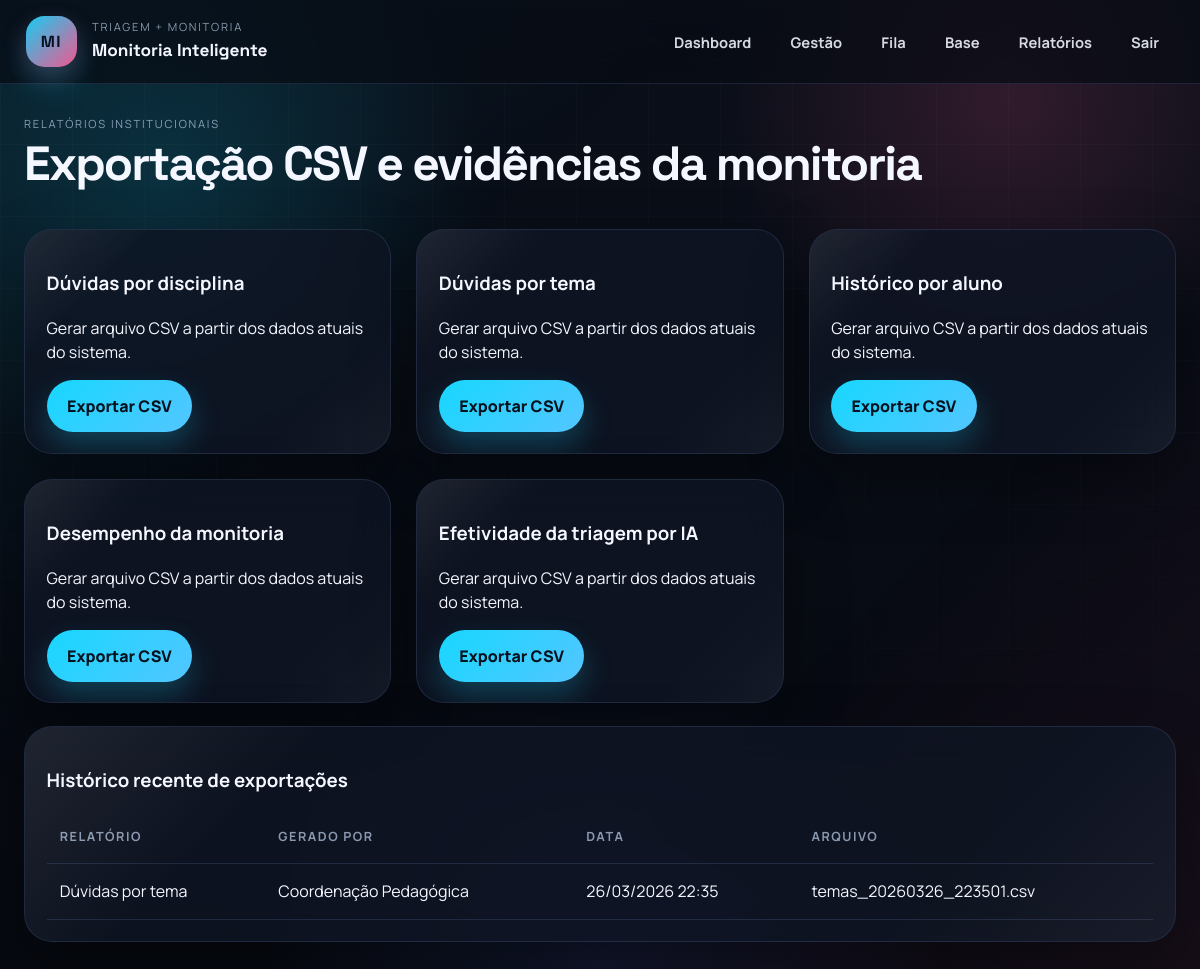
/reports/ (signed in), run on the app's committed database.
### app/models/domain.py (models this page shows, shortened)
class TimestampMixin:
    created_at = db.Column(db.DateTime, default=utcnow, nullable=False)
    updated_at = db.Column(
        db.DateTime,
        default=utcnow,
        onupdate=utcnow,
        nullable=False,
    )

class ReportSnapshot(TimestampMixin, db.Model):
    __tablename__ = "report_snapshots"
    id = db.Column(db.Integer, primary_key=True)
    name = db.Column(db.String(180), nullable=False)
    report_type = db.Column(db.String(50), nullable=False)
    generated_by_id = db.Column(db.Integer, db.ForeignKey("users.id"), nullable=False)
    filters_json = db.Column(db.JSON)
    csv_path = db.Column(db.String(255), nullable=False)
    generated_by = db.relationship("User", back_populates="generated_reports")

class User(UserMixin, TimestampMixin, db.Model):
    __tablename__ = "users"
    id = db.Column(db.Integer, primary_key=True)
    full_name = db.Column(db.String(120), nullable=False)
    username = db.Column(db.String(64), unique=True, nullable=False, index=True)
    email = db.Column(db.String(120), unique=True, nullable=False, index=True)
    role = db.Column(db.String(20), nullable=False, default="student", index=True)
    password_hash = db.Column(db.String(255), nullable=False)
    is_active_user = db.Column(db.Boolean, default=True, nullable=False)
    phone = db.Column(db.String(30))
    bio = db.Column(db.Text)
    last_login_at = db.Column(db.DateTime)
    memberships = db.relationship(
        "DisciplineMembership",
        back_populates="user",
        cascade="all, delete-orphan",
    )
    submitted_tickets = db.relationship(
        "QuestionTicket",
        back_populates="student",
        foreign_keys="QuestionTicket.student_id",
    )
    assigned_tickets = db.relationship(
        "QuestionTicket",
        back_populates="assigned_monitor",
        foreign_keys="QuestionTicket.assigned_monitor_id",
    )
    human_responses = db.relationship("HumanResponse", back_populates="responder")
    feedback_entries = db.relationship("ResponseFeedback", back_populates="student")
    validated_items = db.relationship(
        "KnowledgeBaseItem",
        back_populates="validated_by",
        foreign_keys="KnowledgeBaseItem.validated_by_id",
    )
    suggested_items = db.relationship(
        "KnowledgeBaseItem",
        back_populates="suggested_by",
        foreign_keys="KnowledgeBaseItem.suggested_by_id",
    )
    monitor_shifts = db.relationship("MonitorShift", back_populates="monitor")
    monitor_topics = db.relationship(
        "MonitorTopic",
        back_populates="monitor",
        cascade="all, delete-orphan",
    )
    alerts = db.relationship(
        "RiskAlert",
        back_populates="student",
        foreign_keys="RiskAlert.student_id",
    )
    generated_reports = db.relationship("ReportSnapshot", back_populates="generated_by")
    audit_logs = db.relationship("AuditLog", back_populates="actor")
    @property
    def is_active(self):
        return self.is_active_user
    @property
    def dashboard_endpoint(self):
        endpoints = {
            "student": "student.dashboard",
            "monitor": "monitor.dashboard",
            "teacher": "teacher.dashboard",
            "admin": "admin.dashboard",
        }
        return endpoints.get(self.role, "main.index")

### app/reports/routes.py (the view)
@reports_bp.route("/")
@login_required
@roles_required("teacher", "admin")
def index():
    snapshots = ReportSnapshot.query.order_by(ReportSnapshot.created_at.desc()).limit(10).all()
    return render_template("reports/index.html", report_labels=REPORT_LABELS, snapshots=snapshots)

### app/__init__.py (called while the page is built)
def register_context_processors(app):
    @app.context_processor
    def inject_globals():
        return {
            "user_roles": USER_ROLES,
            "question_types": QUESTION_TYPES,
            "urgency_levels": URGENCY_LEVELS,
            "ticket_statuses": TICKET_STATUSES,
            "intervention_types": INTERVENTION_TYPES,
            "label_from": label_from,
        }

### app/models/domain.py (called while the page is built)
@login_manager.user_loader
def load_user(user_id):
    return db.session.get(User, int(user_id))

### app/templates/reports/index.html (shortened to what this page needs)
{% extends 'base.html' %}
{% block content %}
<section class="page-header">
  <div>
    <p class="eyebrow">Relatórios institucionais</p>
    <h2>Exportação CSV e evidências da monitoria</h2>
  </div>
</section>
<section class="grid-section three-up">
  {% for key, label in report_labels.items() %}
    <article class="section-card">
      <h3>{{ label }}</h3>
      <p>Gerar arquivo CSV a partir dos dados atuais do sistema.</p>
      <a class="button button-primary" href="{{ url_for('reports.export', report_type=key) }}">Exportar CSV</a>
    </article>
  {% endfor %}
</section>
<section class="section-card">
  <div class="section-heading">
    <h3>Histórico recente de exportações</h3>
  </div>
  <div class="table-wrap">
    <table>
      <thead>
        <tr>
          <th>Relatório</th>
          <th>Gerado por</th>
          <th>Data</th>
          <th>Arquivo</th>
        </tr>
      </thead>
      <tbody>
        {% for snapshot in snapshots %}
          <tr>
            <td>{{ snapshot.name }}</td>
            <td>{{ snapshot.generated_by.full_name }}</td>
            <td>{{ snapshot.created_at.strftime('%d/%m/%Y %H:%M') }}</td>
            <td>{{ snapshot.csv_path.split('\\')[-1] }}</td>
          </tr>
        {% else %}
          <tr><td colspan="4">Nenhuma exportação gerada ainda.</td></tr>
        {% endfor %}
      </tbody>
    </table>
  </div>
</section>
{% endblock %}

### app/static/css/styles.css (style rules this page uses)
:root { --bg: #070b14; --bg-soft: #0d1320; --panel: rgba(15, 21, 36, 0.82); --panel-strong: rgba(19, 27, 44, 0.94); --surface-soft: rgba(26, 36, 58, 0.76); --text: #f4f7ff; --muted: #9aa9c3; --line: rgba(150, 181, 255, 0.14); --primary: #17d7ff; --primary-strong: #8af0ff; --secondary: #ff5c94; --accent: #1a2440; --danger: #ff6f7f; --success: #57d59b; --shadow: 0 24px 60px rgba(0, 0, 0, 0.34); --shadow-soft: 0 14px 28px rgba(0, 0, 0, 0.24); --radius-card: 1.75rem; --radius-soft: 1.2rem; --radius-pill: 999px; }
* { box-sizing: border-box; }
html { scroll-behavior: smooth; }
body { margin: 0; position: relative; overflow-x: hidden; font-family: "Manrope", sans-serif; color: var(--text); background: radial-gradient(circle at 14% 18%, rgba(23, 215, 255, 0.14), transparent 24%), radial-gradient(circle at 84% 10%, rgba(255, 92, 148, 0.16), transparent 22%), radial-gradient(circle at 50% 100%, rgba(88, 124, 255, 0.12), transparent 30%), linear-gradient(180deg, #0a0f19 0%, #060910 100%); min-height: 100vh; line-height: 1.5; }
body::before, body::after { content: ""; position: fixed; inset: 0; pointer-events: none; z-index: 0; }
body::before { background: linear-gradient(rgba(255, 255, 255, 0.03) 1px, transparent 1px), linear-gradient(90deg, rgba(255, 255, 255, 0.03) 1px, transparent 1px); background-size: 72px 72px; mask-image: linear-gradient(180deg, rgba(0, 0, 0, 0.7), transparent 92%); }
body::after { background: linear-gradient(135deg, rgba(23, 215, 255, 0.08), transparent 35%), linear-gradient(315deg, rgba(255, 92, 148, 0.08), transparent 35%); opacity: 0.9; }
a { color: var(--primary-strong); text-decoration: none; }
.brand-kicker, .eyebrow, .mini-meta { margin: 0; text-transform: uppercase; letter-spacing: 0.16em; font-size: 0.7rem; color: rgba(187, 205, 232, 0.72); }
.hero, .dashboard-grid, .metric-grid, .grid-section, .list-grid { display: grid; gap: 1.55rem; }
.hero-copy, .hero-panel, .section-card, .metric-card, .auth-card { position: relative; overflow: hidden; background: var(--panel); border: 1px solid var(--line); border-radius: var(--radius-card); box-shadow: var(--shadow); backdrop-filter: blur(18px); }
.hero-copy::before, .section-card::before, .metric-card::before, .auth-card::before { content: ""; position: absolute; inset: 0; background: linear-gradient(135deg, rgba(255, 255, 255, 0.08), transparent 22%, transparent 78%, rgba(255, 255, 255, 0.04)); pointer-events: none; }
.hero-copy h2, .page-header h2, .auth-card h2 { margin: 0.45rem 0 1rem; font-family: "Space Grotesk", sans-serif; font-size: clamp(2rem, 4vw, 3.6rem); line-height: 1.02; letter-spacing: -0.04em; }
.button { border: none; border-radius: var(--radius-pill); padding: 0.88rem 1.28rem; font: inherit; font-weight: 800; cursor: pointer; display: inline-flex; justify-content: center; align-items: center; min-height: 2.9rem; transition: transform 160ms ease, box-shadow 160ms ease, filter 160ms ease; }
.button-primary { background: linear-gradient(135deg, var(--primary), #53c6ff); color: #07111e; box-shadow: 0 14px 30px rgba(23, 215, 255, 0.24); }
.page-header, .section-heading { display: flex; justify-content: space-between; gap: 1rem; align-items: center; }
.page-header { margin-bottom: 1.5rem; }
.grid-section.three-up, .grid-section.two-up { margin-bottom: 1.4rem; }
.grid-section.three-up { grid-template-columns: repeat(3, minmax(0, 1fr)); }
.section-card, .metric-card, .mini-card { padding: 1.28rem 1.35rem; }
.section-card, .metric-card, .mini-card, .hero-stat, .flash { transition: transform 180ms ease, box-shadow 180ms ease, border-color 180ms ease; }
.table-wrap { overflow-x: auto; }
table { width: 100%; border-collapse: separate; border-spacing: 0; }
th, td { padding: 0.98rem 0.82rem; border-bottom: 1px solid var(--line); text-align: left; vertical-align: top; }
tbody tr { transition: background-color 160ms ease; }
th { font-size: 0.79rem; text-transform: uppercase; letter-spacing: 0.12em; color: rgba(187, 205, 232, 0.72); }

### data on the page
ReportSnapshot: name "Dúvidas por tema", generated_by.full_name "Coordenação Pedagógica", created_at "26/03/2026 22:35", csv_path "temas_20260326_223501.csv"

### other printed values
{{ label }} "Dúvidas por disciplina" "Dúvidas por tema" "Histórico por aluno" "Desempenho da monitoria" "Efetividade da triagem por IA"
